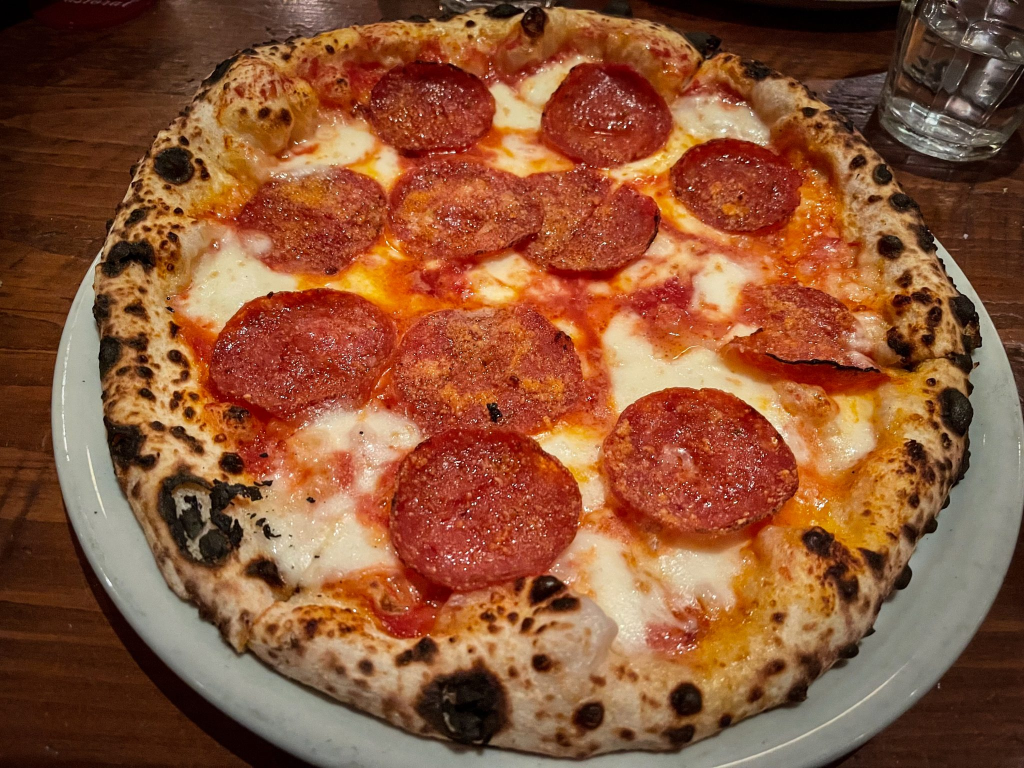
#> input picture scripts/hero/source/pepperoni-wordpress-photos-cc0.jpg, 2048 x 1536 px (shown at 1/2 size)
$ python build-pizza3d.py
#> lines starting #> are read from the running program, lines starting #| are printed output that depends on the picture; after the words box and inside, x2 and y2 are one past the last pixel; in counts of white or black regions, pixels touching at a corner belong together
"""
Textur für die 3D-Hero-Pizza aus einem Foto (Draufsicht oder schräg von oben).

    python3 scripts/hero/build-pizza3d.py [foto.jpg]

Schritte: Pizza über die Farbtemperatur vom Teller trennen (Teig ist warm,
Teller kühl), Umriss im Polarraster glätten, Ellipse → Kreis entzerren,
Rand nach außen farbrein fortsetzen.

Ergebnis:
  src/assets/hero/pizza-top.png   2048×2048, RGB (Kreis, Radius 0.47 der Kante, Farbe nach außen fortgesetzt)
  src/assets/hero/pizza-top.json  Umrissprofil (256 Radien), Randbreite

Voraussetzung: pip install opencv-contrib-python-headless numpy
"""
import json
import os
import sys

import cv2
import numpy as np

ROOT = os.path.dirname(os.path.dirname(os.path.dirname(os.path.abspath(__file__))))
SRC = sys.argv[1] if len(sys.argv) > 1 else os.path.join(ROOT, 'scripts/hero/source/pepperoni-wordpress-photos-cc0.jpg')
OUT = os.path.join(ROOT, 'src/assets/hero')
SIZE = 2048
RADIUS = 0.47 * SIZE  # Pizza-Radius in der Textur
BINS = 256
# Startellipse der Pizza im Foto: Mitte, Halbachsen, Drehung (für das Standardfoto)
INIT = ((1080, 762), (888, 738), 0.0)


def cyclic_smooth(v, median=9, sigma=4.0):
    n = len(v)
    pad = np.concatenate([v[-median:], v, v[:median]])
    med = np.array([np.median(pad[i : i + median]) for i in range(n + median)])[median // 2 : median // 2 + n]
    k = np.exp(-0.5 * (np.arange(-3 * int(sigma), 3 * int(sigma) + 1) / sigma) ** 2)
    k /= k.sum()
    r = len(k) // 2
    pad = np.concatenate([med[-r:], med, med[:r]])
    return np.convolve(pad, k, mode='valid')


def polar_profile(mask, cx, cy, bins):
    cnts, _ = cv2.findContours(mask, cv2.RETR_EXTERNAL, cv2.CHAIN_APPROX_NONE)
    c = max(cnts, key=cv2.contourArea)[:, 0, :].astype(np.float32)
    ang = np.arctan2(c[:, 1] - cy, c[:, 0] - cx)
    rad = np.hypot(c[:, 0] - cx, c[:, 1] - cy)
    idx = ((ang + np.pi) / (2 * np.pi) * bins).astype(int) % bins
    prof = np.full(bins, np.nan)
    for i in range(bins):
        sel = rad[idx == i]
        if len(sel):
            prof[i] = sel.max()
    ok = ~np.isnan(prof)
    prof[~ok] = np.interp(np.nonzero(~ok)[0], np.nonzero(ok)[0], prof[ok], period=bins)
    return prof


def retouch_char(tex, binary, tprof):
    """Große Brandflecken am Rand durch Kruste aus einem anderen Winkel ersetzen.

    Im Foto stören sie nicht, auf der 3D-Randwand vorn lesen sie sich aber wie
    ein Loch im Umriss. Quelle: dieselbe Pizza, um den Mittelpunkt gedreht und
    am Umriss ausgerichtet (Kruste landet wieder auf Kruste).
    """
    bins = len(tprof)
    c = SIZE / 2

    def outl(th):
        f = ((th + np.pi) / (2 * np.pi) * bins - 0.5) % bins
        i = np.floor(f).astype(int)
        u = f - i
        return tprof[i % bins] * (1 - u) + tprof[(i + 1) % bins] * u

    yy, xx = np.mgrid[0:SIZE, 0:SIZE].astype(np.float32)
    th = np.arctan2(yy - c, xx - c)
    rho = np.hypot(xx - c, yy - c) / (RADIUS * outl(th))
    lab = cv2.cvtColor(tex, cv2.COLOR_BGR2LAB).astype(np.float32)
    inside = binary > 0
    dark = ((lab[..., 0] < 70) & inside & (rho > 0.75)).astype(np.uint8)
    n, lbl, st, _ = cv2.connectedComponentsWithStats(dark, 8)
    out = tex.astype(np.float32)
    for i in range(1, n):
        if st[i, 4] < 20000:
            continue
        m = cv2.dilate((lbl == i).astype(np.uint8) * 255, cv2.getStructuringElement(cv2.MORPH_ELLIPSE, (45, 45)))
        soft = np.clip(cv2.GaussianBlur(m.astype(np.float32) / 255, (0, 0), 10) * 1.5, 0, 1)
        ys, xs = np.nonzero(soft > 0.01)
        sl = (slice(ys.min(), ys.max() + 1), slice(xs.min(), xs.max() + 1))
        ring = ((soft > 0.05) & inside)[sl]
        nb = (cv2.dilate(m, np.ones((81, 81), np.uint8)) > 0) & (m == 0) & inside & (rho > 0.8) & (lab[..., 0] > 90)
        ref = lab[nb].mean(0)
        best = None
        for d in np.deg2rad(np.arange(-120, 121, 2)):
            if abs(d) < np.deg2rad(18):
                continue
            ths = th[sl] - d
            rs = rho[sl] * RADIUS * outl(ths)
            patch = cv2.remap(out, (c + rs * np.cos(ths)).astype(np.float32), (c + rs * np.sin(ths)).astype(np.float32), cv2.INTER_LINEAR, borderMode=cv2.BORDER_REFLECT)
            pl = cv2.cvtColor(np.clip(patch, 0, 255).astype(np.uint8), cv2.COLOR_BGR2LAB).astype(np.float32)[ring]
            # wenig Schwarz, gleiche Farbe wie die Kruste ringsum, keine Tomate
            score = (pl[:, 0] < 90).mean() * 2 + np.abs(pl.mean(0) - ref).sum() / 60 + (pl[:, 1] > 150).mean()
            if best is None or score < best[0]:
                best = (score, patch)
        sf = soft[sl][..., None]
        out[sl] = out[sl] * (1 - sf) + best[1] * sf
    return np.clip(out, 0, 255).astype(np.uint8)


def main():
    img = cv2.imread(SRC)
#> img is the input picture: shape (1536, 2048, 3); mean B, G, R 54.3, 85.3, 139.9
    if img is None:
        sys.exit(f'Foto nicht gefunden: {SRC}')
    h, w = img.shape[:2]
#> h = 1536; w = 2048
    lab = cv2.cvtColor(img, cv2.COLOR_BGR2LAB).astype(np.float32)
    L, a, b = lab[..., 0], lab[..., 1] - 128, lab[..., 2] - 128

    # Teig/Belag: warm (b*) und hell genug; Tomate/Salami: stark rot (a*).
    # Teller (kühl, b* klein) und Holz (dunkel) fallen heraus.
    pizza = ((((b > 24) & (L > 95)) | ((a > 24) & (L > 60))).astype(np.uint8)) * 255
#> pizza: shape (1536, 2048); 50.7% white; 4137 black regions (3606 under 20 px), largest, box (x1, y1, x2, y2) and area: (0, 0, 2048, 1536) 1284913, (310, 927, 779, 1204) 58212, (1089, 1067, 1347, 1374) 27837
    pizza = cv2.morphologyEx(pizza, cv2.MORPH_CLOSE, cv2.getStructuringElement(cv2.MORPH_ELLIPSE, (25, 25)))
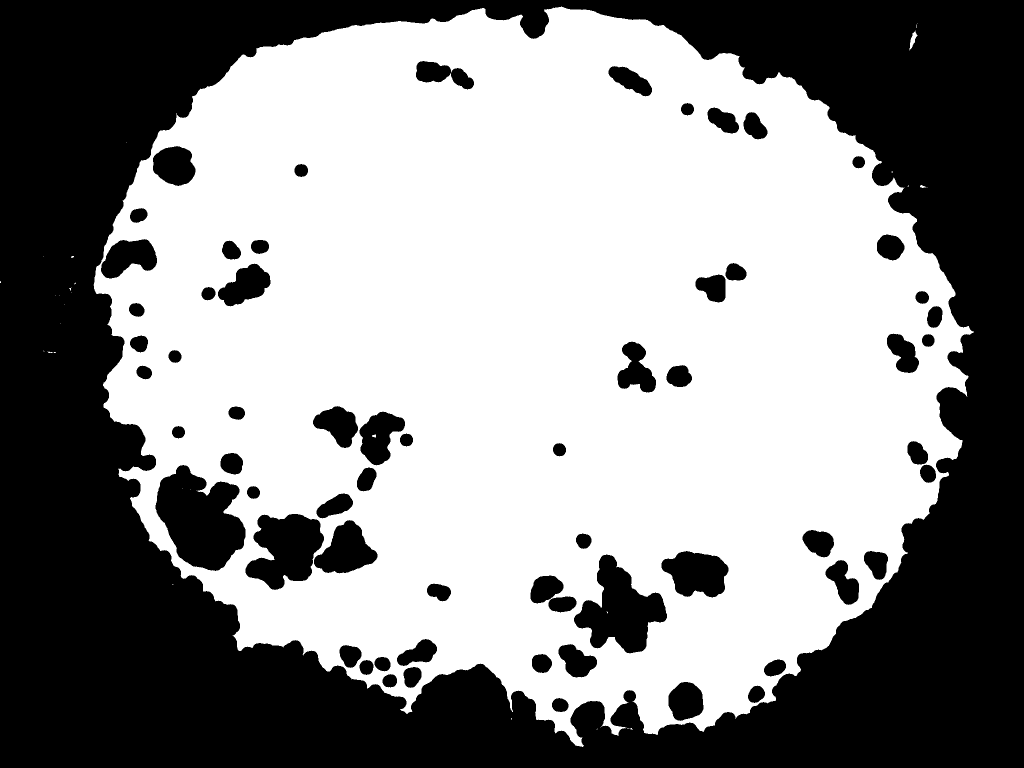
#> pizza: shape (1536, 2048) (shown at 1/2 size); 55.9% white; 64 black regions, largest, box (x1, y1, x2, y2) and area: (0, 0, 2048, 1536) 1209050, (311, 930, 491, 1142) 24894, (1148, 1109, 1334, 1307) 18812

    # Suche je Winkel entlang des Strahls nur in einem Band um die Startellipse
    (ecx, ecy), (eax, eay), eang = INIT
    th = -np.pi + (np.arange(720) + 0.5) * 2 * np.pi / 720
    t0 = np.deg2rad(eang)
    prof = np.zeros(720)
    for i, a_ in enumerate(th):
        dx, dy = np.cos(a_), np.sin(a_)
        # Radius der Startellipse in dieser Richtung
        lx, ly = dx * np.cos(t0) + dy * np.sin(t0), -dx * np.sin(t0) + dy * np.cos(t0)
        re = 1 / np.sqrt((lx / eax) ** 2 + (ly / eay) ** 2)
        rs = np.arange(0.88 * re, 1.06 * re, 1.0)
        xs = np.clip((ecx + dx * rs).astype(int), 0, w - 1)
        ys = np.clip((ecy + dy * rs).astype(int), 0, h - 1)
        hit = np.nonzero(pizza[ys, xs])[0]
        prof[i] = rs[hit.max()] if len(hit) else re
#> after the loop, prof = 720 values, max 916 at index 28, min 652 at index 525, mean 788.8
    prof = cyclic_smooth(prof, median=21, sigma=6)
#> in cyclic_smooth, `n = len(v)`: n = 720
#> in cyclic_smooth, `pad = np.concatenate([v[-median:], v, v[:median]])`: pad = 762 values, max 916 at index 49, min 652 at index 546, mean 792
#> in cyclic_smooth, `med = np.array([np.median(pad[i : i + median]) for i in range(n + medi..`: med = 720 values, max 909.1 at index 31, min 695 at index 588, mean 789.9
#> in cyclic_smooth, `pad = np.concatenate([med[-r:], med, med[:r]])`: pad = 756 values, max 909.1 at index 49, min 695 at index 606, mean 792.8
#> prof = 720 values, max 907.9 at index 37, min 696.9 at index 598, mean 789.9
    pts = np.stack([ecx + prof * np.cos(th), ecy + prof * np.sin(th)], 1).astype(np.float32)
#> pts = 720 pairs, first value 206.2 to 1919.1, second value 20.93 to 1493.9
    smooth = np.zeros((h, w), np.uint8)
    cv2.fillPoly(smooth, [pts.astype(np.int32)], 255)
#> smooth: shape (1536, 2048); 62.7% white; 1 black region, box (x1, y1, x2, y2) and area: (0, 0, 2048, 1536) 1174287
    (ex, ey), (d1, d2), ang = cv2.fitEllipse(pts)
#> ex = 1060.8; ey = 740.3; d1 = 1456.8; d2 = 1723.9; ang = 101.9

    # Affine Entzerrung: Ellipse → Kreis mit RADIUS in der Texturmitte
    t = np.deg2rad(ang)
#> t = 1.78
    R = np.array([[np.cos(t), -np.sin(t)], [np.sin(t), np.cos(t)]])
#> R = [[-0.206, -0.979], [0.979, -0.206]]
    S = np.diag([2 * RADIUS / d1, 2 * RADIUS / d2])
#> S = [[1.32, 0], [0, 1.12]]
    A = R @ S @ R.T
#> A = [[1.13, -0.0412], [-0.0412, 1.31]]
    off = np.array([SIZE / 2, SIZE / 2]) - A @ np.array([ex, ey])
#> off = [-139.3, 95.84]
    Maff = np.hstack([A, off[:, None]]).astype(np.float32)
#> Maff = [[1.13, -0.0412, -139.3], [-0.0412, 1.31, 95.84]]
    tex = cv2.warpAffine(img, Maff, (SIZE, SIZE), flags=cv2.INTER_LANCZOS4, borderMode=cv2.BORDER_REFLECT)
    msk = cv2.warpAffine(smooth, Maff, (SIZE, SIZE), flags=cv2.INTER_LINEAR)
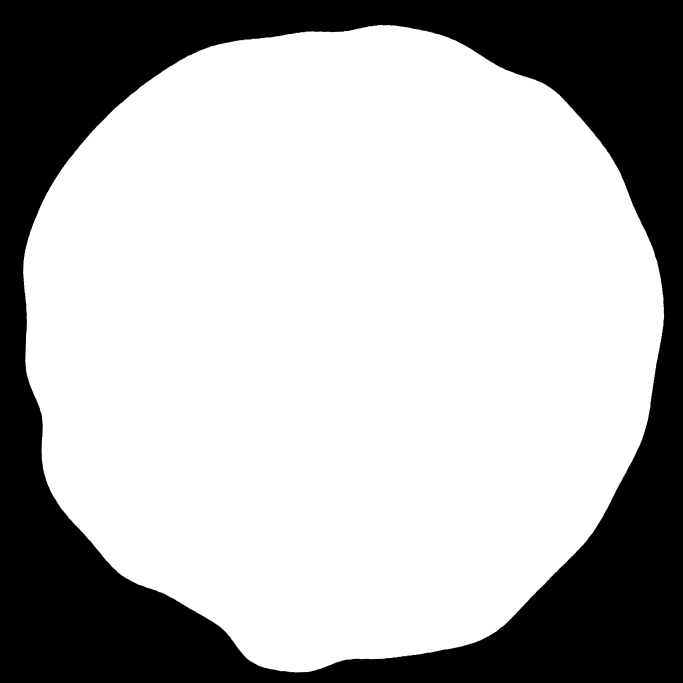
#> msk: shape (2048, 2048) (shown at 1/3 size); min 0, max 255, mean 176.9

    # Profil in Texturkoordinaten (normiert auf RADIUS)
    binary = (msk > 127).astype(np.uint8) * 255
#> binary: shape (2048, 2048); 69.4% white; 1 black region
    tprof = polar_profile(binary, SIZE / 2, SIZE / 2, BINS) / RADIUS
#> in polar_profile, `cnts, _ = cv2.findContours(mask, cv2.RETR_EXTERNAL, cv2.CHAIN_APPROX_N..`: cnts = 1 contour; box (x1, y1, x2, y2) and area: (69, 75, 1992, 2017) 2906606
#> in polar_profile, `c = max(cnts, key=cv2.contourArea)[:, 0, :].astype(np.float32)`: c = 5613 pairs, first value 69 to 1991, second value 75 to 2016
#> in polar_profile, `ang = np.arctan2(c[:, 1] - cy, c[:, 0] - cx)`: ang = 5613 values, max 3.14 at index 1518, min -3.14 at index 1517, mean -0.00305
#> in polar_profile, `rad = np.hypot(c[:, 0] - cx, c[:, 1] - cy)`: rad = 5613 values, max 1005.8 at index 2689, min 920.1 at index 2422, mean 961.8
#> in polar_profile, `idx = ((ang + np.pi) / (2 * np.pi) * bins).astype(int) % bins`: idx = 5613 values, max 255 at index 1519, min 0 at index 1495, mean 127.3
#> after the loop in polar_profile, `for i in range(bins):`: prof = 256 values, max 1005.8 at index 201, min 921.6 at index 212, mean 963.2
#> tprof = 256 values, max 1.04 at index 201, min 0.957 at index 212, mean 1
    tprof = cyclic_smooth(tprof, median=9, sigma=4.0)
#> tprof = 256 values, max 1.03 at index 200, min 0.967 at index 214, mean 1
    tex = retouch_char(tex, binary, tprof)
#> in retouch_char, `bins = len(tprof)`: bins = 256
#> in outl, `i = np.floor(f).astype(int)`: i: shape (2048, 2048) int64; 256 distinct labels, from 0 to 255
#> in retouch_char, `inside = binary > 0`: inside: shape (2048, 2048) bool; 69.4% white; 1 black region, box (x1, y1, x2, y2) and area: (0, 0, 2048, 2048) 1284890
#> in retouch_char, `dark = ((lab[..., 0] < 70) & inside & (rho > 0.75)).astype(np.uint8)`: dark: shape (2048, 2048); values 0 (black) and 1 (white), 5.9% white; 1067 white regions (787 under 20 px), largest, box (x1, y1, x2, y2) and area: (732, 1790, 954, 2017) 32721, (171, 1304, 392, 1576) 27972, (687, 201, 951, 357) 15385
#> in retouch_char, `n, lbl, st, _ = cv2.connectedComponentsWithStats(dark, 8)`:
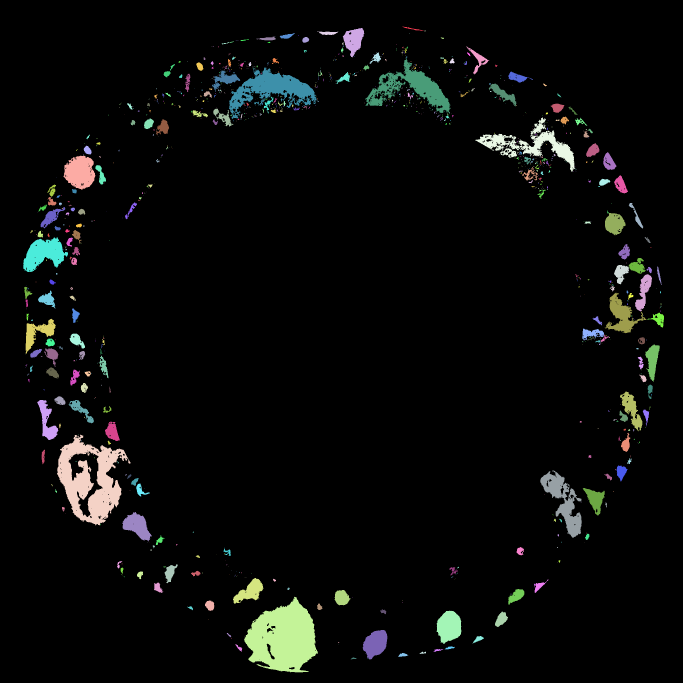
#> lbl: shape (2048, 2048) int32 (shown at 1/3 size); 1068 distinct labels, from 0 to 1067; one colour per label, 0 black
#> in retouch_char, `n, lbl, st, _ = cv2.connectedComponentsWithStats(dark, 8)`: n = 1068; st = 1068 rows, first 6: [0, 0, 2048, 2048, 3948457], [1207, 80, 64, 13, 166], [1028, 84, 65, 88, 3334], [1273, 92, 5, 2, 9], [951, 95, 64, 10, 422], [1227, 99, 1, 2, 2]
#> after the loop in retouch_char, `for i in range(1, n):`: m: shape (2048, 2048); 1.3% white; 1 white region, box (x1, y1, x2, y2) and area: (710, 1768, 976, 2039) 52635
#> after the loop in retouch_char, `for i in range(1, n):`:
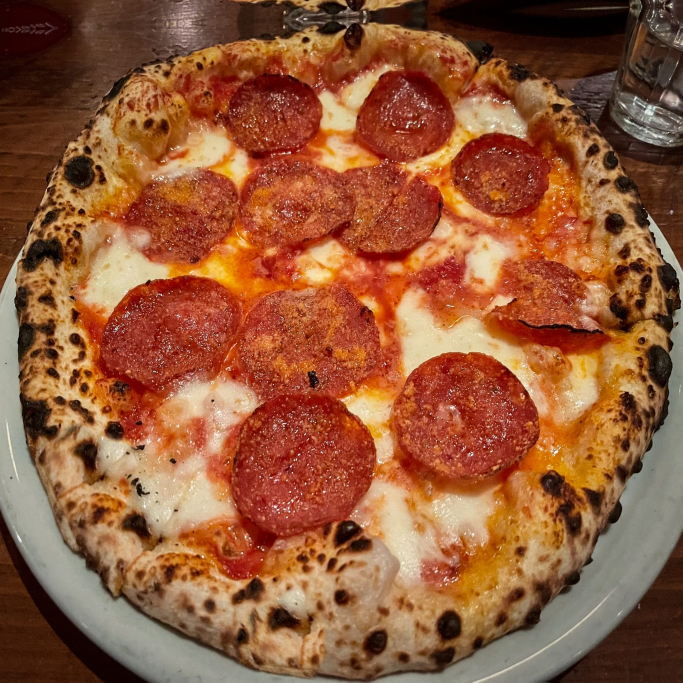
#> out: shape (2048, 2048, 3) float32 (shown at 1/3 size); mean B, G, R 57.2, 90.2, 147.7
#> after the loop in retouch_char, `for i in range(1, n):`:
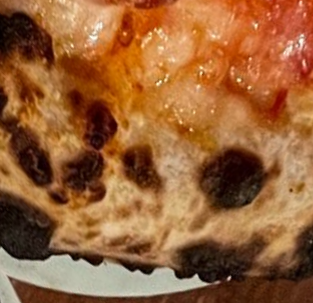
#> patch: shape (303, 313, 3) float32; mean B, G, R 56.6, 98.6, 152.5
#> after the loop in retouch_char, `for i in range(1, n):`:
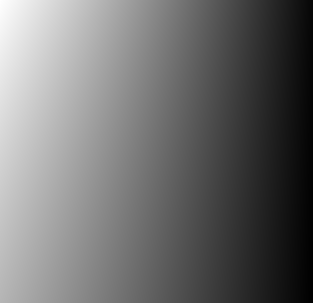
#> ths: shape (303, 313) float32; min -0.498, max -0.0852, mean -0.318; drawn with min black and max white

    # Farbe über den Rand hinaus fortsetzen (Mip-Stufen ziehen sonst Teller-Weiß herein)
    inner = cv2.erode(binary, np.ones((7, 7), np.uint8)).astype(np.float32) / 255
#> inner: shape (2048, 2048) float32; values 0 (black) and 1 (white), 68.8% white; 1 black region, box (x1, y1, x2, y2) and area: (0, 0, 2048, 2048) 1308210
    f = tex.astype(np.float32)
#> f: shape (2048, 2048, 3) float32

    def normconv(sigma):
#> called with sigma = 4
        num = cv2.GaussianBlur(f * inner[..., None], (0, 0), sigma)
        den = cv2.GaussianBlur(inner, (0, 0), sigma)[..., None]
        return num / np.maximum(den, 1e-6), den

    near, den_near = normconv(4)
    mid, den_mid = normconv(14)
    far, _ = normconv(60)
    outside = np.where(den_near > 0.02, near, np.where(den_mid > 0.01, mid, far))
    d_in = cv2.distanceTransform(binary // 255, cv2.DIST_L2, 5)
    edge = np.clip(1 - d_in / 3.0, 0, 1)[..., None]
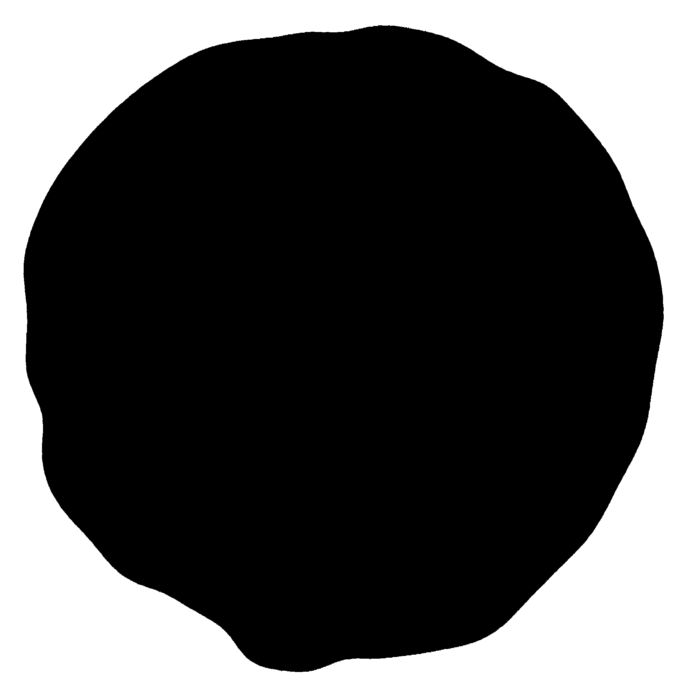
#> edge: shape (2048, 2048, 1) float32 (shown at 1/3 size); min 0, max 1, mean 0.308
    color = np.where(binary[..., None] > 0, f * (1 - edge) + near * edge, outside)

    # ohne Alpha speichern: WebP/Browser verwerfen Farben unter Alpha 0, die
    # 3D-Kante würde dort Schwarz lesen (sichtbar als Zacken am Umriss)
    os.makedirs(OUT, exist_ok=True)
    cv2.imwrite(os.path.join(OUT, 'pizza-top.png'), np.clip(color, 0, 255).astype(np.uint8), [cv2.IMWRITE_PNG_COMPRESSION, 9])
    meta = {
        'source': os.path.basename(SRC),
        'size': SIZE,
        'radius': round(RADIUS / SIZE, 4),
        'profile': [round(float(v), 4) for v in tprof],
    }
    with open(os.path.join(OUT, 'pizza-top.json'), 'w') as fh:
        json.dump(meta, fh)
    print('→ src/assets/hero/pizza-top.png', SIZE, 'Profil min/max', round(float(tprof.min()), 3), round(float(tprof.max()), 3), 'Ellipse', round(d1), round(d2), round(ang, 1))
#| → src/assets/hero/pizza-top.png 2048 Profil min/max 0.967 1.033 Ellipse 1457 1724 101.9


if __name__ == '__main__':
    main()
